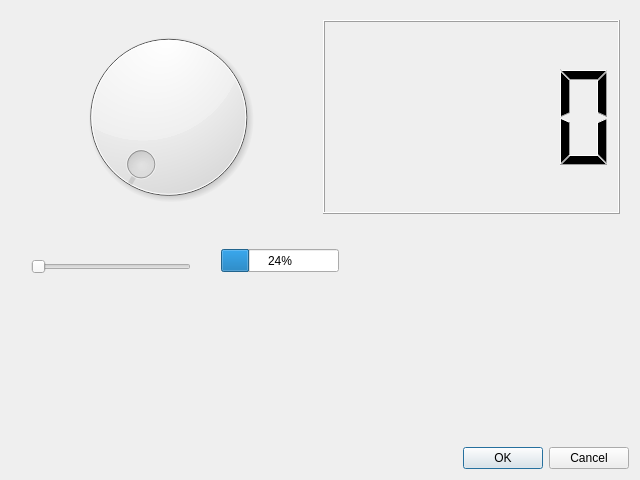
<?xml version="1.0" encoding="UTF-8"?>
<ui version="4.0">
 <class>Dialog</class>
 <widget class="QDialog" name="Dialog">
  <property name="geometry">
   <rect>
    <x>0</x>
    <y>0</y>
    <width>640</width>
    <height>480</height>
   </rect>
  </property>
  <property name="windowTitle">
   <string>Dialog</string>
  </property>
  <layout class="QVBoxLayout" name="verticalLayout_2">
   <item>
    <widget class="QWidget" name="widget" native="true">
     <layout class="QHBoxLayout" name="horizontalLayout">
      <item>
       <widget class="QDial" name="dial"/>
      </item>
      <item>
       <widget class="QLCDNumber" name="lcdNumber"/>
      </item>
     </layout>
    </widget>
   </item>
   <item>
    <widget class="QWidget" name="widget_2" native="true">
     <widget class="QSlider" name="horizontalSlider">
      <property name="geometry">
       <rect>
        <x>20</x>
        <y>30</y>
        <width>160</width>
        <height>16</height>
       </rect>
      </property>
      <property name="orientation">
       <enum>Qt::Horizontal</enum>
      </property>
     </widget>
     <widget class="QProgressBar" name="progressBar">
      <property name="geometry">
       <rect>
        <x>210</x>
        <y>20</y>
        <width>118</width>
        <height>23</height>
       </rect>
      </property>
      <property name="value">
       <number>24</number>
      </property>
     </widget>
    </widget>
   </item>
   <item>
    <widget class="QDialogButtonBox" name="buttonBox">
     <property name="orientation">
      <enum>Qt::Horizontal</enum>
     </property>
     <property name="standardButtons">
      <set>QDialogButtonBox::Cancel|QDialogButtonBox::Ok</set>
     </property>
    </widget>
   </item>
  </layout>
 </widget>
 <resources/>
 <connections>
  <connection>
   <sender>buttonBox</sender>
   <signal>accepted()</signal>
   <receiver>Dialog</receiver>
   <slot>accept()</slot>
   <hints>
    <hint type="sourcelabel">
     <x>248</x>
     <y>254</y>
    </hint>
    <hint type="destinationlabel">
     <x>157</x>
     <y>274</y>
    </hint>
   </hints>
  </connection>
  <connection>
   <sender>buttonBox</sender>
   <signal>rejected()</signal>
   <receiver>Dialog</receiver>
   <slot>reject()</slot>
   <hints>
    <hint type="sourcelabel">
     <x>316</x>
     <y>260</y>
    </hint>
    <hint type="destinationlabel">
     <x>286</x>
     <y>274</y>
    </hint>
   </hints>
  </connection>
 </connections>
</ui>
